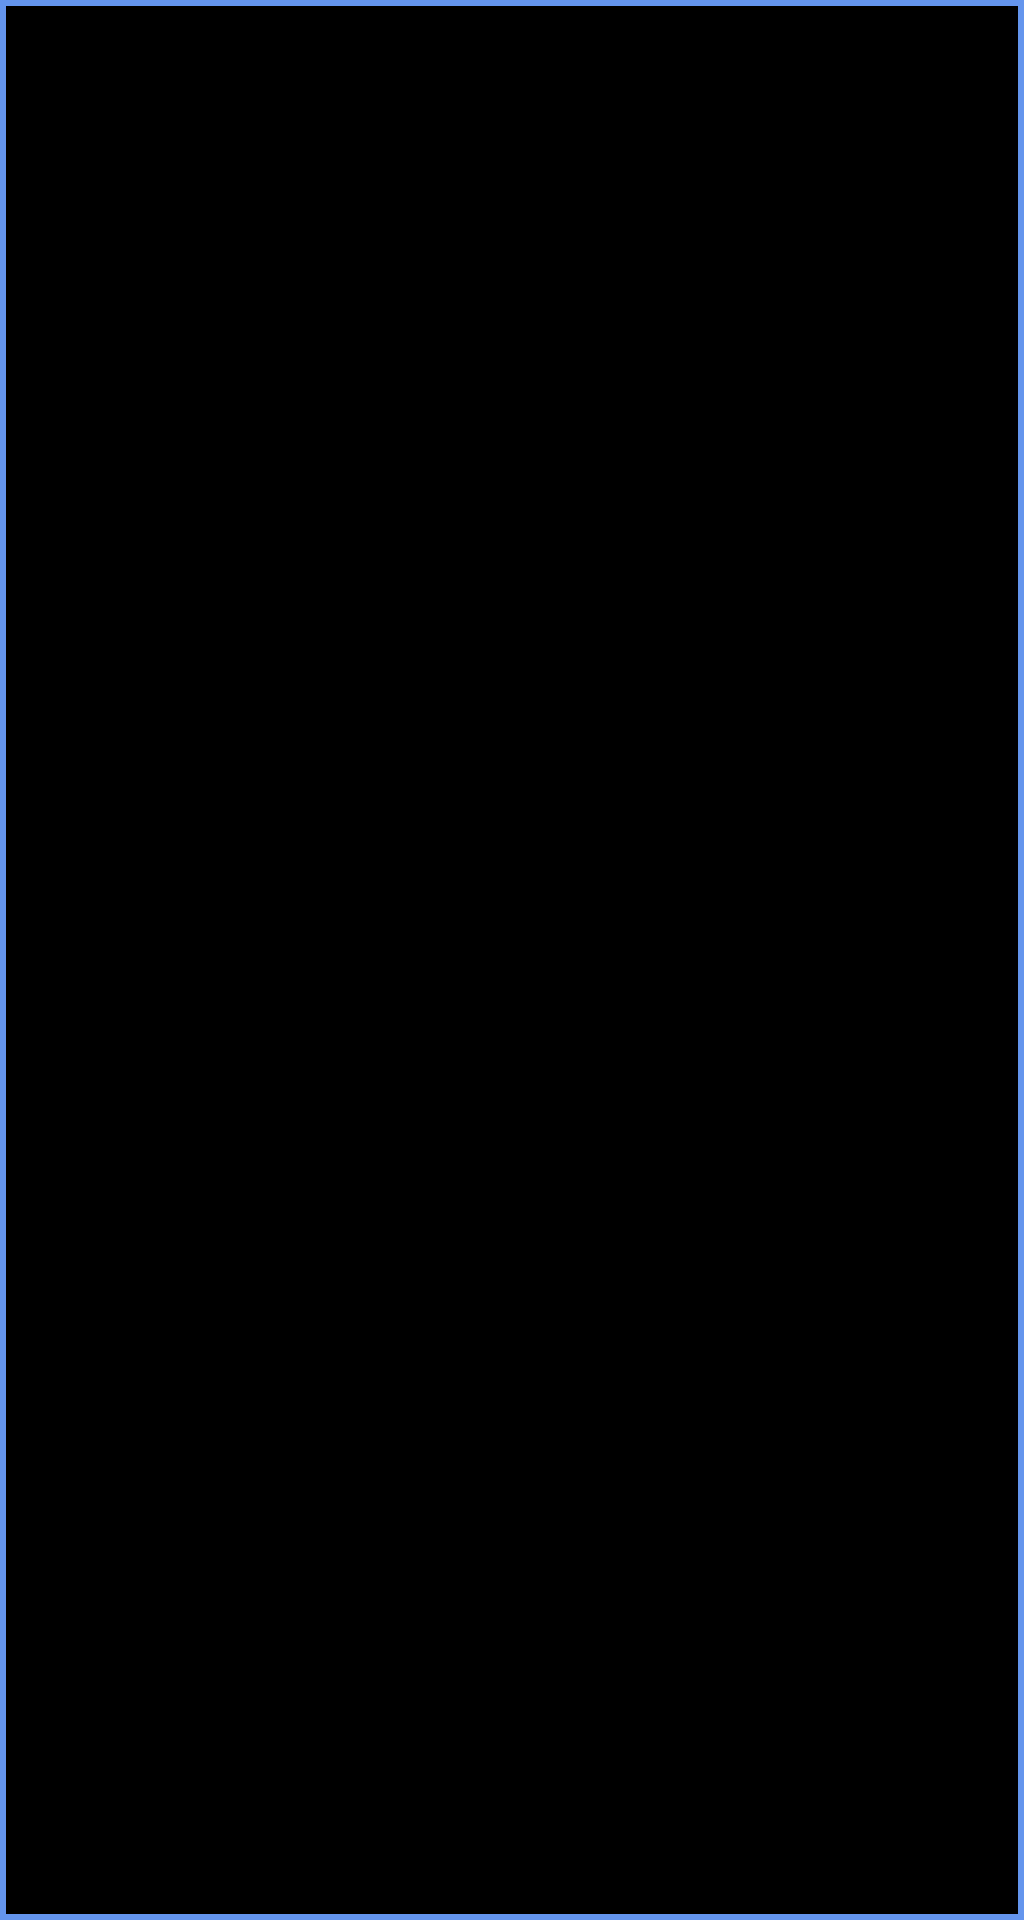

Rendered tile map (Tiled .tmx) drawn with the repository's tilesets; below, a short description and the map source with its tile grids summarised:
An orthogonal 16x30 tile map with 64x64 px tiles, 5 tile layers (Ammo, EnemyPlane, CloudWall, ThunderCloud, ...).

<map version="1.4" tiledversion="1.4.3" orientation="orthogonal" renderorder="right-down" width="16" height="30" tilewidth="64" tileheight="64" infinite="0" nextlayerid="6" nextobjectid="1">
 <tileset firstgid="1" name="Tileset 1" tilewidth="64" tileheight="64" tilecount="29" columns="0">
  <grid orientation="orthogonal" width="1" height="1" />
  <tile id="15">
   <image width="64" height="53" source="../Sprites/Enemy/enemy_0.png" />
  </tile>
  <tile id="16">
   <image width="64" height="53" source="../Sprites/Enemy/enemy_1.png" />
  </tile>
  <tile id="17">
   <image width="64" height="53" source="../Sprites/Enemy/enemy_2.png" />
  </tile>
  <tile id="18">
   <image width="64" height="53" source="../Sprites/Enemy/enemy_3.png" />
  </tile>
  <tile id="19">
   <image width="64" height="53" source="../Sprites/Enemy/enemy_4.png" />
  </tile>
  <tile id="20">
   <image width="64" height="53" source="../Sprites/Enemy/enemy_5.png" />
  </tile>
  <tile id="21">
   <image width="64" height="53" source="../Sprites/Enemy/enemy_6.png" />
  </tile>
  <tile id="37">
   <image width="64" height="64" source="../Sprites/Cloud/Cloud00.png" />
  </tile>
  <tile id="38">
   <image width="64" height="64" source="../Sprites/Cloud/Cloud01.png" />
  </tile>
  <tile id="39">
   <image width="64" height="64" source="../Sprites/Cloud/Cloud02.png" />
  </tile>
  <tile id="40">
   <image width="64" height="64" source="../Sprites/Cloud/Cloud03.png" />
  </tile>
  <tile id="41">
   <image width="64" height="64" source="../Sprites/Cloud/Cloud04.png" />
  </tile>
  <tile id="42">
   <image width="64" height="64" source="../Sprites/Cloud/Cloud05.png" />
  </tile>
  <tile id="43">
   <image width="64" height="64" source="../Sprites/Cloud/Cloud06.png" />
  </tile>
  <tile id="44">
   <image width="64" height="64" source="../Sprites/Cloud/Cloud07.png" />
  </tile>
  <tile id="45">
   <image width="64" height="64" source="../Sprites/Cloud/Cloud08.png" />
  </tile>
  <tile id="46">
   <image width="64" height="64" source="../Sprites/Cloud/Cloud09.png" />
  </tile>
  <tile id="47">
   <image width="64" height="64" source="../Sprites/Cloud/Cloud10.png" />
  </tile>
  <tile id="48">
   <image width="64" height="64" source="../Sprites/Cloud/Cloud11.png" />
  </tile>
  <tile id="49">
   <image width="64" height="64" source="../Sprites/Cloud/Cloud12.png" />
  </tile>
  <tile id="50">
   <image width="64" height="64" source="../Sprites/Cloud/Cloud13.png" />
  </tile>
  <tile id="51">
   <image width="64" height="64" source="../Sprites/Cloud/Cloud14.png" />
  </tile>
  <tile id="52">
   <image width="64" height="64" source="../Sprites/Barrier/Bottom Border-1.png" />
  </tile>
  <tile id="53">
   <image width="64" height="64" source="../Sprites/Barrier/Bottom_Left_Corner.png" />
  </tile>
  <tile id="54">
   <image width="64" height="64" source="../Sprites/Barrier/Bottom_Right_Corner.png" />
  </tile>
  <tile id="55">
   <image width="64" height="64" source="../Sprites/Barrier/Left_Border.png" />
  </tile>
  <tile id="56">
   <image width="64" height="64" source="../Sprites/Barrier/Right_Border.png" />
  </tile>
  <tile id="57">
   <image width="64" height="64" source="../Sprites/Barrier/Top Border-1.png" />
  </tile>
  <tile id="58">
   <image width="64" height="64" source="../Sprites/Ammo/Ammo Clip.png" />
  </tile>
 </tileset>
 <layer id="5" name="Ammo" width="16" height="30">
  <data>[480 cells, 0 non-empty, 0 distinct tile ids]</data>
 </layer>
 <layer id="2" name="EnemyPlane" width="16" height="30">
  <data>[480 cells, 0 non-empty, 0 distinct tile ids]</data>
 </layer>
 <layer id="1" name="CloudWall" width="16" height="30">
  <data>[480 cells, 74 non-empty, 5 distinct tile ids]</data>
 </layer>
 <layer id="3" name="ThunderCloud" width="16" height="30">
  <data>[480 cells, 0 non-empty, 0 distinct tile ids]</data>
 </layer>
 <layer id="4" name="Finishing Line" width="16" height="30">
  <data>[480 cells, 16 non-empty, 1 distinct tile ids]</data>
 </layer>
</map>
